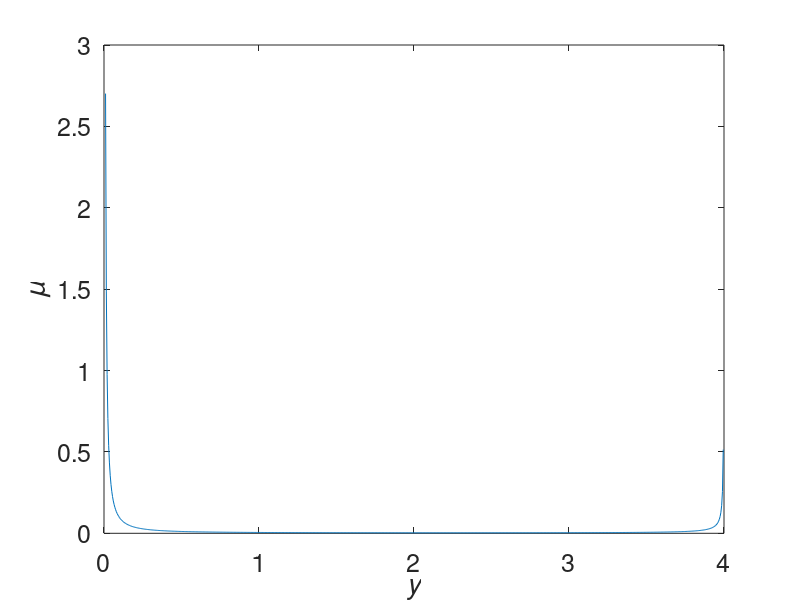

Write MATLAB code to recreate this figure.
%FIG53  Plot of 1-D density function of the discrete bi-harmonic operator 

%Kai Borre April 27, 1998
%Copyright (c) by Kai Borre
%$Revision: 1.0 $  $Date: 2000/12/16 $

y = 0.01:.005:3.999;
my = 1 ./(2*pi^4 .*sqrt(y .^3 .*(y+4-4*sqrt(y))));
plot(y,my)
xlabel('\ity','FontSize',18)
ylabel('\it\mu','Fontsize',18,'VerticalAlignment','Bottom')
set(gca,'Fontsize',18)
print -deps fig53
%%%%%%%%%%%%%%%%%%% end fig53.m  %%%%%%%%%%%%%
